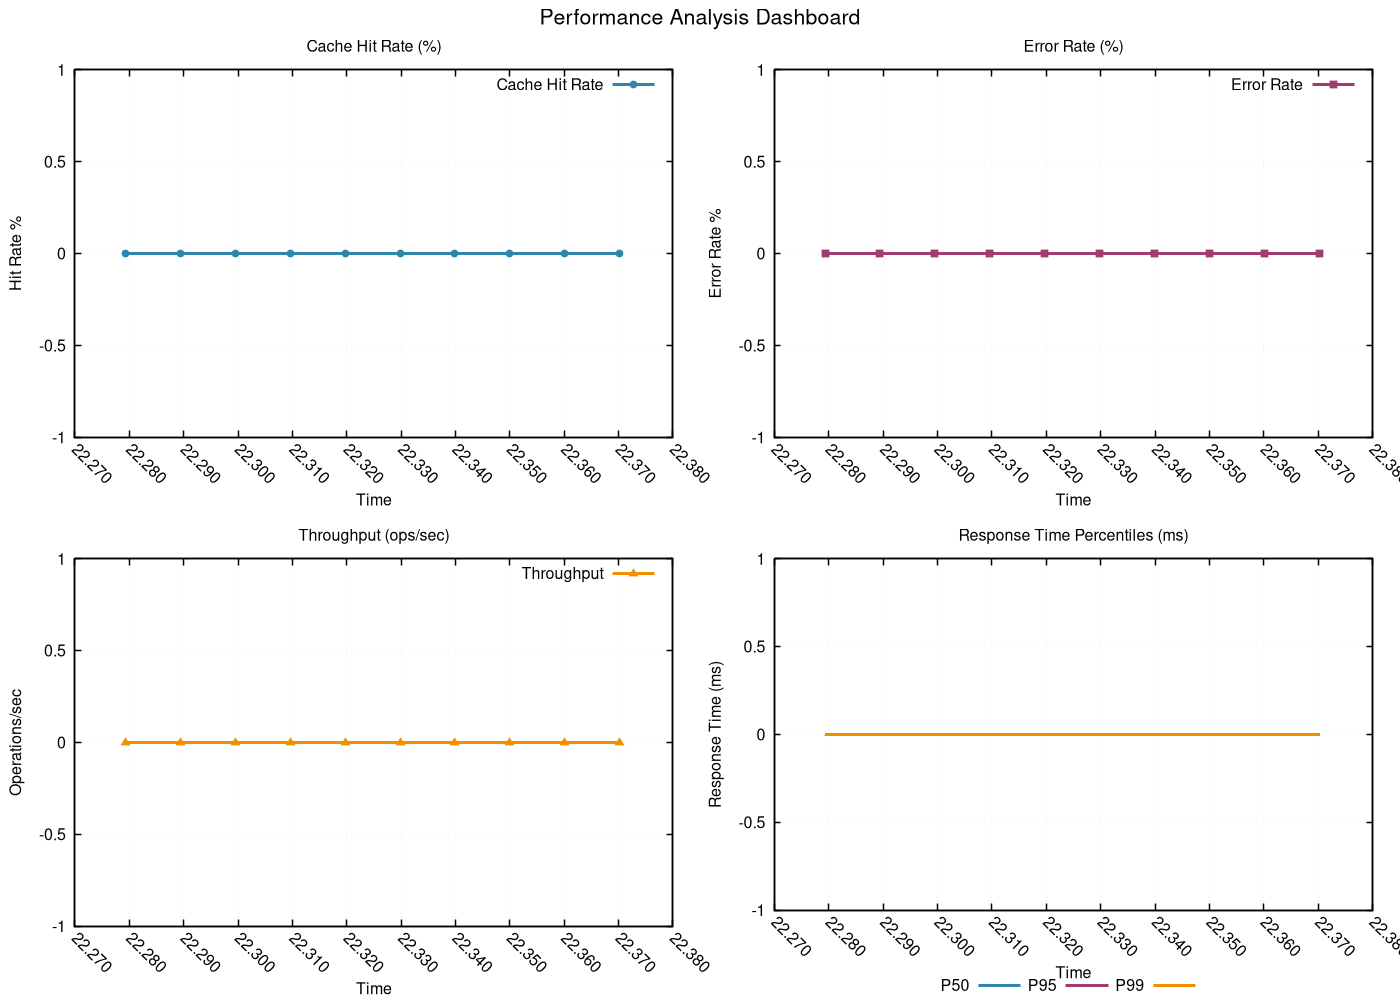

Here is the gnuplot script that generated this plot:
# GNUplot script for performance metrics
set terminal pngcairo enhanced font 'Helvetica,12' size 1400,1000
set output 'png/interpolation_search_20260131_225122_algorithm.png'

set multiplot layout 2,2 title 'Performance Analysis Dashboard' font 'Helvetica,16'
set style line 1 lc rgb '#2E86AB' lt 1 lw 3 pt 7 ps 0.8
set style line 2 lc rgb '#A23B72' lt 1 lw 3 pt 5 ps 0.8
set style line 3 lc rgb '#F18F01' lt 1 lw 3 pt 9 ps 0.8
set style line 4 lc rgb '#F19C79' lt 1 lw 3 pt 11 ps 0.8
set style line 5 lc rgb '#0ABB9F' lt 1 lw 3 pt 13 ps 0.8

set format x "%.3f"
set xtics rotate by -45
set autoscale x

set title 'Cache Hit Rate (%)'
set xlabel 'Time'
set ylabel 'Hit Rate %'
set grid linestyle 1 lc rgb '#D3D3D3' lt 0 lw 1
set border linewidth 1.5
plot 'png/interpolation_search_20260131_225122_algorithm.dat' using 1:11 with linespoints ls 1 title 'Cache Hit Rate'
set title 'Error Rate (%)'
set xlabel 'Time'
set ylabel 'Error Rate %'
set grid linestyle 1 lc rgb '#D3D3D3' lt 0 lw 1
set border linewidth 1.5
plot 'png/interpolation_search_20260131_225122_algorithm.dat' using 1:12 with linespoints ls 2 title 'Error Rate'
set title 'Throughput (ops/sec)'
set xlabel 'Time'
set ylabel 'Operations/sec'
set grid linestyle 1 lc rgb '#D3D3D3' lt 0 lw 1
set border linewidth 1.5
plot 'png/interpolation_search_20260131_225122_algorithm.dat' using 1:13 with linespoints ls 3 title 'Throughput'
set title 'Response Time Percentiles (ms)'
set xlabel 'Time'
set ylabel 'Response Time (ms)'
set grid linestyle 1 lc rgb '#D3D3D3' lt 0 lw 1
set border linewidth 1.5
set key outside center bottom horizontal
plot 'png/interpolation_search_20260131_225122_algorithm.dat' using 1:14 with lines ls 1 title 'P50', \
     'png/interpolation_search_20260131_225122_algorithm.dat' using 1:15 with lines ls 2 title 'P95', \
     'png/interpolation_search_20260131_225122_algorithm.dat' using 1:16 with lines ls 3 title 'P99'
unset multiplot
